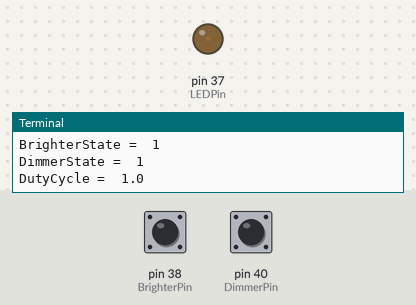
The program below on a simulated Raspberry Pi (header pin numbers). Parts: output pins drawn as LEDs (lit = HIGH), the last lines printed to the terminal. The test bench sets the inputs (shaded band); at power-on: pin 40 (DimmerPin) HIGH, pin 38 (BrighterPin) HIGH.

Above: at 1.2 s.
1.3 s: pin 40 (DimmerPin) pulled LOW for 0.15 s
At 2.7 s:
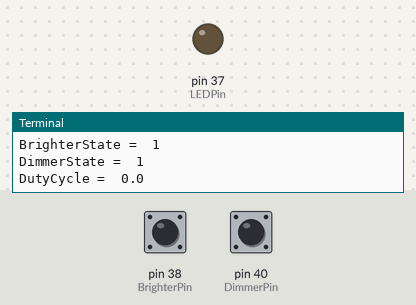
3.0 s: pin 38 (BrighterPin) pulled LOW for 0.15 s
At 4.4 s:
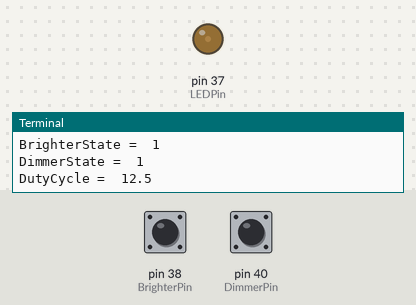
4.7 s: pin 38 (BrighterPin) pulled LOW for 1 s
At 6.0 s:
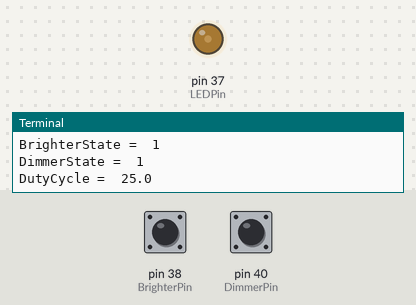
7.2 s: pin 38 (BrighterPin) pulled LOW for 0.15 s
At 7.7 s:
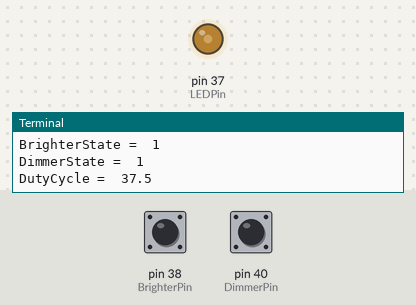
8.8 s: pin 40 (DimmerPin) pulled LOW for 1 s
At 10.2 s:
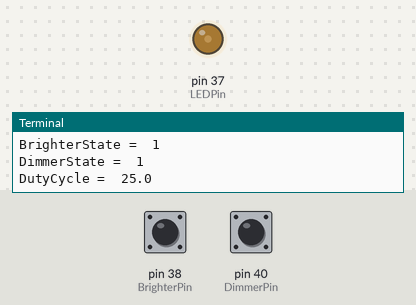
11.3 s: pin 38 (BrighterPin) pulled LOW for 3.2 s
At 14.9 s:
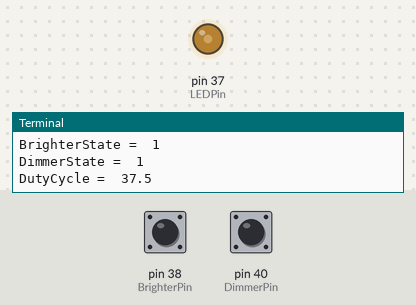
Timing chart, 0 to 16.4 s (numbered marks = the images above; inputs shaded):
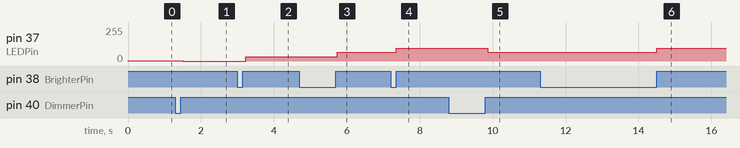

The program:

Lesson9HWLEDController.py
```python
import RPi.GPIO as GPIO
from time import sleep

DutyCycle = 1.0
DutyCycleUpperLimit = 100.0/1.0
DutyCycleLowerLimit = 0.0/1.0
Frequency = 100
Steps = 8.0
Increment = (DutyCycleUpperLimit-DutyCycleLowerLimit) / Steps
Delay = .1

LEDPin = 37
BrighterPin = 38
DimmerPin = 40

BrighterState = 0
BrighterStateOld = 0
DimmerState = 0
DimmerStateOld = 0
LEDDutyCycle = 0

GPIO.setmode(GPIO.BOARD)
GPIO.setup(LEDPin, GPIO.OUT)
GPIO.setup(BrighterPin, GPIO.IN, pull_up_down=GPIO.PUD_UP)
GPIO.setup(DimmerPin, GPIO.IN, pull_up_down=GPIO.PUD_UP)

LEDPWM = GPIO.PWM(LEDPin, Frequency)

try:
    while True:
        BrighterState = GPIO.input(BrighterPin)
        print("BrighterState = ", BrighterState)
        if BrighterState == 1 and BrighterStateOld == 0:
            DutyCycle = DutyCycle + Increment
            if DutyCycle > DutyCycleUpperLimit:
                DutyCycle = DutyCycleUpperLimit
        BrighterStateOld = BrighterState
        DimmerState = GPIO.input(DimmerPin)
        print("DimmerState = ", DimmerState)
        if DimmerState == 1 and DimmerStateOld == 0:
            DutyCycle = DutyCycle - Increment
            if DutyCycle < DutyCycleLowerLimit:
                DutyCycle = DutyCycleLowerLimit
        print("DutyCycle = ", DutyCycle)
        LEDPWM.start(DutyCycle)
        DimmerStateOld = DimmerState
        sleep(Delay)
except KeyboardInterrupt:
    print("\nThat's all folks")
    LEDPWM.stop()
    GPIO.cleanup()
```

Measured:
- after the input at 1.3 s, pin 37 (LEDPin): 3/255 → 0/255 after 0.21 s
- after the input at 3.0 s, pin 37 (LEDPin): 0/255 → 32/255 after 0.22 s
- after the input at 4.7 s, pin 37 (LEDPin): 32/255 → 64/255 after 1.0 s
- after the input at 7.2 s, pin 37 (LEDPin): 64/255 → 96/255 after 0.15 s
- after the input at 8.8 s, pin 37 (LEDPin): 96/255 → 64/255 after 1.1 s
- after the input at 11.3 s, pin 37 (LEDPin): 64/255 → 96/255 after 3.2 s
